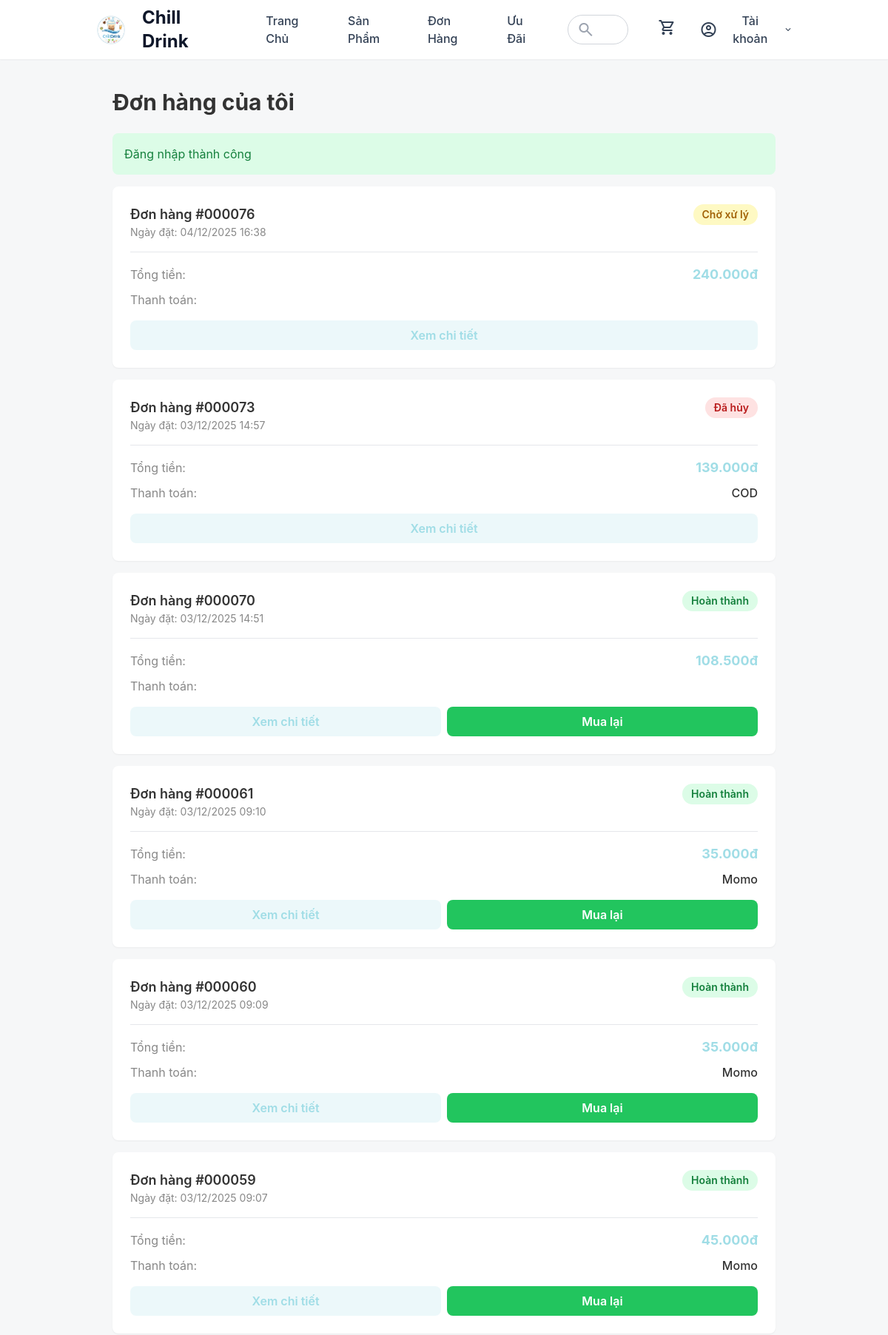
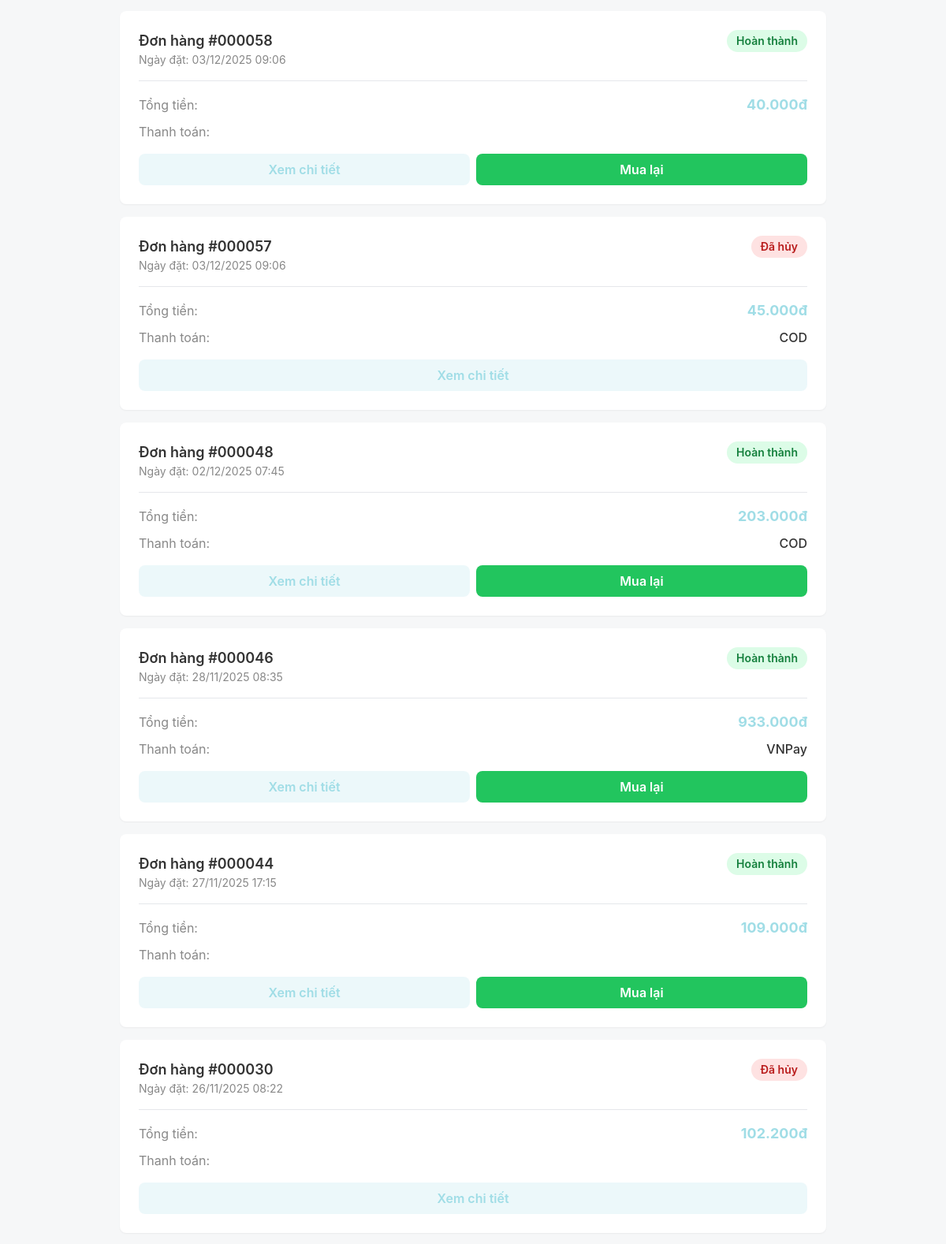
The app's page /DU_AN_1/base/?action=orders (signed in, upper part) with its own data (2 pictures, top to bottom).
### tables this page shows
CREATE TABLE `orders` (
  `id` int(11) NOT NULL,
  `user_id` int(11) NOT NULL,
  `address_id` int(11) DEFAULT NULL,
  `coupon_id` int(11) DEFAULT NULL,
  `shipping_zone_id` int(11) DEFAULT NULL,
  `subtotal` int(11) NOT NULL,
  `shipping_fee` int(11) DEFAULT 0,
  `discount` int(11) DEFAULT 0,
  `total` int(11) NOT NULL,
  `payment_method` enum('cod','vnpay','momo','card','wallet') DEFAULT 'cod',
  `status` enum('pending','processing','preparing','shipped','delivering','completed','cancelled') DEFAULT 'pending',
  `payment_status` enum('pending','paid','failed') DEFAULT 'pending',
  `vnpay_transaction_id` varchar(50) DEFAULT NULL,
  `note` varchar(500) DEFAULT NULL,
  `cancel_reason` text DEFAULT NULL,
  `created_at` datetime DEFAULT current_timestamp(),
  `updated_at` datetime DEFAULT current_timestamp() ON UPDATE current_timestamp()
);

### DU_AN_1/base/dua/controllers/OrderController.php (called while the page is built, shortened)
<?php
class OrderController
{
    private $orderModel;
    public function __construct()
    {
        $this->orderModel = new Order();
    }
    public function index()
    {
        $orders = $this->orderModel->getByUserId($_SESSION['user']['id']);
        require_once PATH_VIEW . 'orders/index.php';
    }
}

### DU_AN_1/base/index.php (called while the page is built, shortened)
<?php
spl_autoload_register(function ($class) {
    $fileName = "$class.php";
    $fileModel              = PATH_MODEL . $fileName;
});
require_once './routes/index.php';

### DU_AN_1/base/dua/models/BaseModel.php (called while the page is built, shortened)
<?php
class BaseModel
{
    public function __construct()
    {
        $dsn = sprintf('mysql:host=%s;port=%s;dbname=%s;charset=utf8', DB_HOST, DB_PORT, DB_NAME);
        try {
            $this->pdo = new PDO($dsn, DB_USERNAME, DB_PASSWORD, DB_OPTIONS);
        } catch (PDOException $e) {
            die("Kết nối cơ sở dữ liệu thất bại: {$e->getMessage()}. Vui lòng thử lại sau.");
        }
    }
}

### DU_AN_1/base/dua/models/Order.php (called while the page is built, shortened)
<?php
class Order extends BaseModel
{
    protected $table = 'orders';
    public function getByUserId($userId)
    {
        $sql = "SELECT * FROM {$this->table} WHERE user_id = :user_id ORDER BY created_at DESC";
        $stmt = $this->pdo->prepare($sql);
        $stmt->execute([':user_id' => $userId]);
        return $stmt->fetchAll();
    }
}

### DU_AN_1/base/dua/views/orders/index.php (the view, shortened to what this page needs)
<!DOCTYPE html>
<html class="light" lang="vi">
<head>
    <script src="https://cdn.tailwindcss.com?plugins=forms,container-queries"></script>
</head>
<body class="font-display bg-background-light text-text-main">
    <?php require_once PATH_VIEW . 'layouts/header.php'; ?>
    <div class="relative flex h-auto min-h-screen w-full flex-col">
        <div class="layout-container flex h-full grow flex-col">
            <main class="flex flex-1 justify-center py-10 px-4">
                <div class="w-full max-w-4xl">
                    <h1 class="text-3xl font-bold mb-6">Đơn hàng của tôi</h1>
                    <?php if (isset($_SESSION['success'])): ?>
                        <div class="mb-4 p-4 bg-green-100 text-green-700 rounded-lg">
                            <p><?= htmlspecialchars($_SESSION['success'], ENT_QUOTES, 'UTF-8') ?></p>
                        </div>
                    <?php unset($_SESSION['success']);
                    endif; ?>
                    <?php if (empty($orders)): ?>
                        <div class="bg-white rounded-lg p-10 text-center shadow-sm">
                            <span class="material-symbols-outlined text-6xl text-gray-400 mb-4">receipt_long</span>
                            <p class="text-text-secondary text-lg mb-4">Bạn chưa có đơn hàng nào</p>
                            <a href="<?= BASE_URL ?>?action=products" class="inline-flex items-center justify-center h-12 px-6 bg-primary text-white rounded-lg font-semibold hover:bg-opacity-90">Mua sắm ngay</a>
                        </div>
                    <?php else: ?>
                        <div class="space-y-4">
                            <?php foreach ($orders as $order): ?>
                                <?php
                                $statusColors = [
                                    'pending' => ['bg' => 'bg-yellow-100', 'text' => 'text-yellow-700', 'label' => 'Chờ xử lý'],
                                    'processing' => ['bg' => 'bg-blue-100', 'text' => 'text-blue-700', 'label' => 'Đang xử lý'],
                                    'shipped' => ['bg' => 'bg-purple-100', 'text' => 'text-purple-700', 'label' => 'Đang giao'],
                                    'delivered' => ['bg' => 'bg-green-100', 'text' => 'text-green-700', 'label' => 'Đã giao'],
                                    'completed' => ['bg' => 'bg-green-100', 'text' => 'text-green-700', 'label' => 'Hoàn thành'],
                                    'cancelled' => ['bg' => 'bg-red-100', 'text' => 'text-red-700', 'label' => 'Đã hủy'],
                                ];
                                $status = $statusColors[$order['status']] ?? $statusColors['pending'];
                                ?>
                                <div class="bg-white rounded-lg p-6 shadow-sm">
                                    <div class="flex justify-between items-start mb-4">
                                        <div>
                                            <p class="font-semibold text-lg">Đơn hàng #<?= str_pad($order['id'], 6, '0', STR_PAD_LEFT) ?></p>
                                            <p class="text-sm text-text-secondary">Ngày đặt: <?= date('d/m/Y H:i', strtotime($order['created_at'])) ?></p>
                                        </div>
                                        <span class="px-3 py-1 <?= $status['bg'] ?> <?= $status['text'] ?> rounded-full text-sm font-semibold"><?= $status['label'] ?></span>
                                    </div>
                                    <div class="border-t pt-4">
                                        <div class="flex justify-between items-center mb-2">
                                            <span class="text-text-secondary">Tổng tiền:</span>
                                            <span class="font-bold text-lg text-primary"><?= number_format($order['total'], 0, ',', '.') ?>đ</span>
                                        </div>
                                        <div class="flex justify-between items-center">
                                            <span class="text-text-secondary">Thanh toán:</span>
                                            <span class="font-medium"><?php
                                                                        switch ($order['payment_method']) {
                                                                            case 'cod':
                                                                                echo 'COD';
                                                                                break;
                                                                            case 'vnpay':
                                                                                echo 'VNPay';
                                                                                break;
                                                                            case 'momo':
                                                                                echo 'Momo';
                                                                                break;
                                                                        }
                                                                        ?></span>
                                        </div>
                                    </div>
                                    <div class="mt-4 flex flex-col gap-2 sm:flex-row">
                                        <a href="<?= BASE_URL ?>?action=order-detail&id=<?= $order['id'] ?>" class="flex-1 text-center px-4 py-2 bg-primary/20 text-primary rounded-lg hover:bg-primary/30 transition-colors font-semibold">Xem chi tiết</a>
                                        <?php if ($order['status'] === 'completed'): ?>
                                            <a href="<?= BASE_URL ?>?action=order-reorder&order_id=<?= $order['id'] ?>" class="flex-1 text-center px-4 py-2 bg-green-500 text-white rounded-lg hover:bg-green-600 transition-colors font-semibold">Mua lại</a>
                                        <?php endif; ?>
                                    </div>
                                </div>
                            <?php endforeach; ?>
                        </div>
                    <?php endif; ?>
                </div>
            </main>
        </div>
    </div>
</body>
</html>

### DU_AN_1/base/dua/views/orders/index.php (style rules this page uses)
* { font-family: -apple-system, BlinkMacSystemFont, "Segoe UI", Roboto, "Helvetica Neue", Arial, "Noto Sans", sans-serif, "Apple Color Emoji", "Segoe UI Emoji", "Segoe UI Symbol", "Noto Color Emoji"; }

### records on screen
orders: id "000076", created_at "04/12/2025 16:38", status "Chờ xử lý", total "240.000"
orders: id "000073", created_at "03/12/2025 14:57", status "Đã hủy", total "139.000", payment_method "COD"
orders: id "000070", created_at "03/12/2025 14:51", status "Hoàn thành", total "108.500"
orders: id "000061", created_at "03/12/2025 09:10", status "Hoàn thành", total "35.000", payment_method "Momo"
orders: id "000060", created_at "03/12/2025 09:09", status "Hoàn thành", total "35.000", payment_method "Momo"
orders: id "000059", created_at "03/12/2025 09:07", status "Hoàn thành", total "45.000", payment_method "Momo"
orders: id "000058", created_at "03/12/2025 09:06", status "Hoàn thành", total "40.000"
orders: id "000057", created_at "03/12/2025 09:06", status "Đã hủy", total "45.000", payment_method "COD"
orders: id "000048", created_at "02/12/2025 07:45", status "Hoàn thành", total "203.000", payment_method "COD"
orders: id "000046", created_at "28/11/2025 08:35", status "Hoàn thành", total "933.000", payment_method "VNPay"
orders: id "000044", created_at "27/11/2025 17:15", status "Hoàn thành", total "109.000"
orders: id "000030", created_at "26/11/2025 08:22", status "Đã hủy", total "102.200"

### other values on screen
$siteName "Chill Drink"
$_SESSION['success'] "Đăng nhập thành công"
